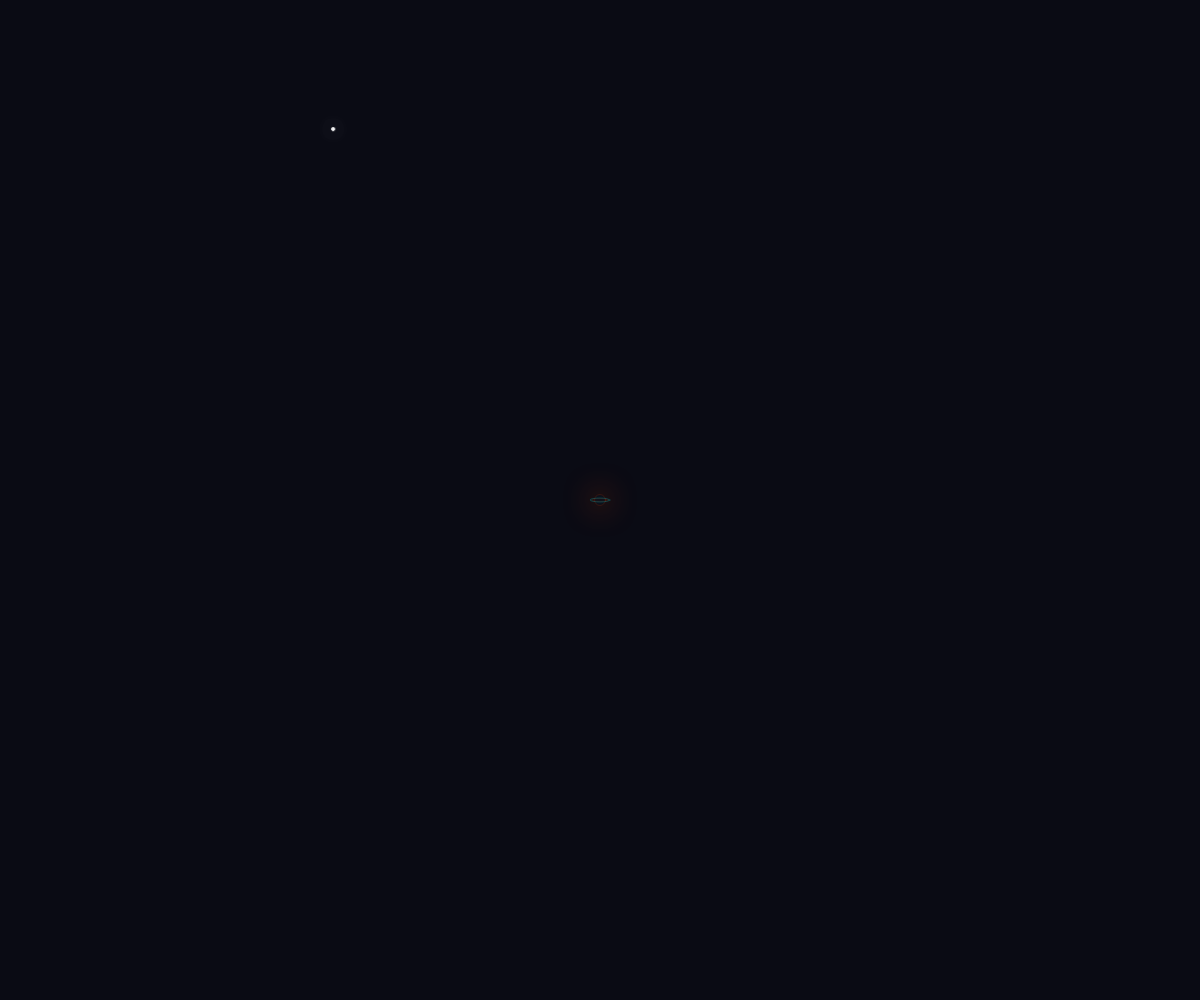
Frame 1 (no input)
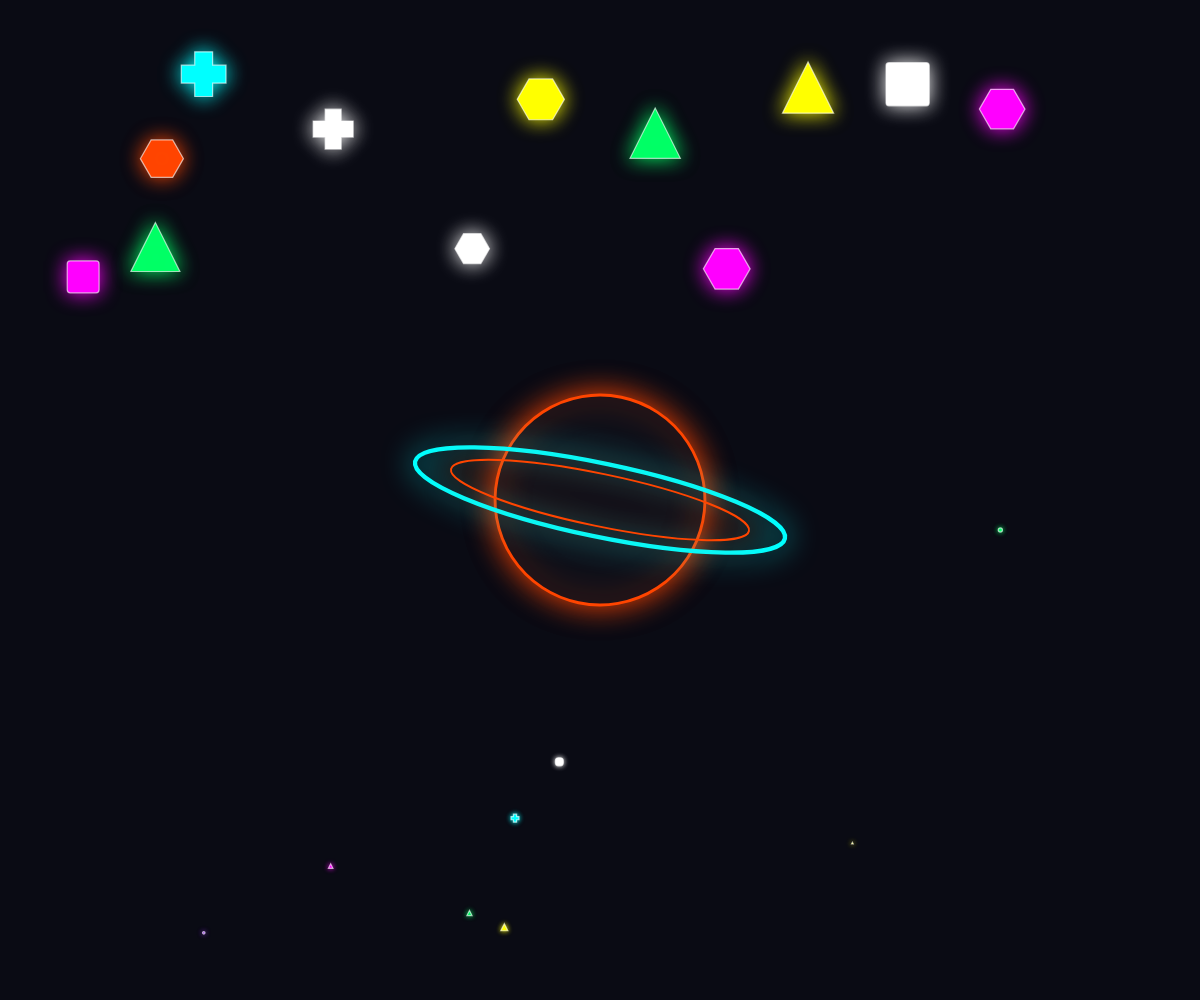
Frame 60 (no input)
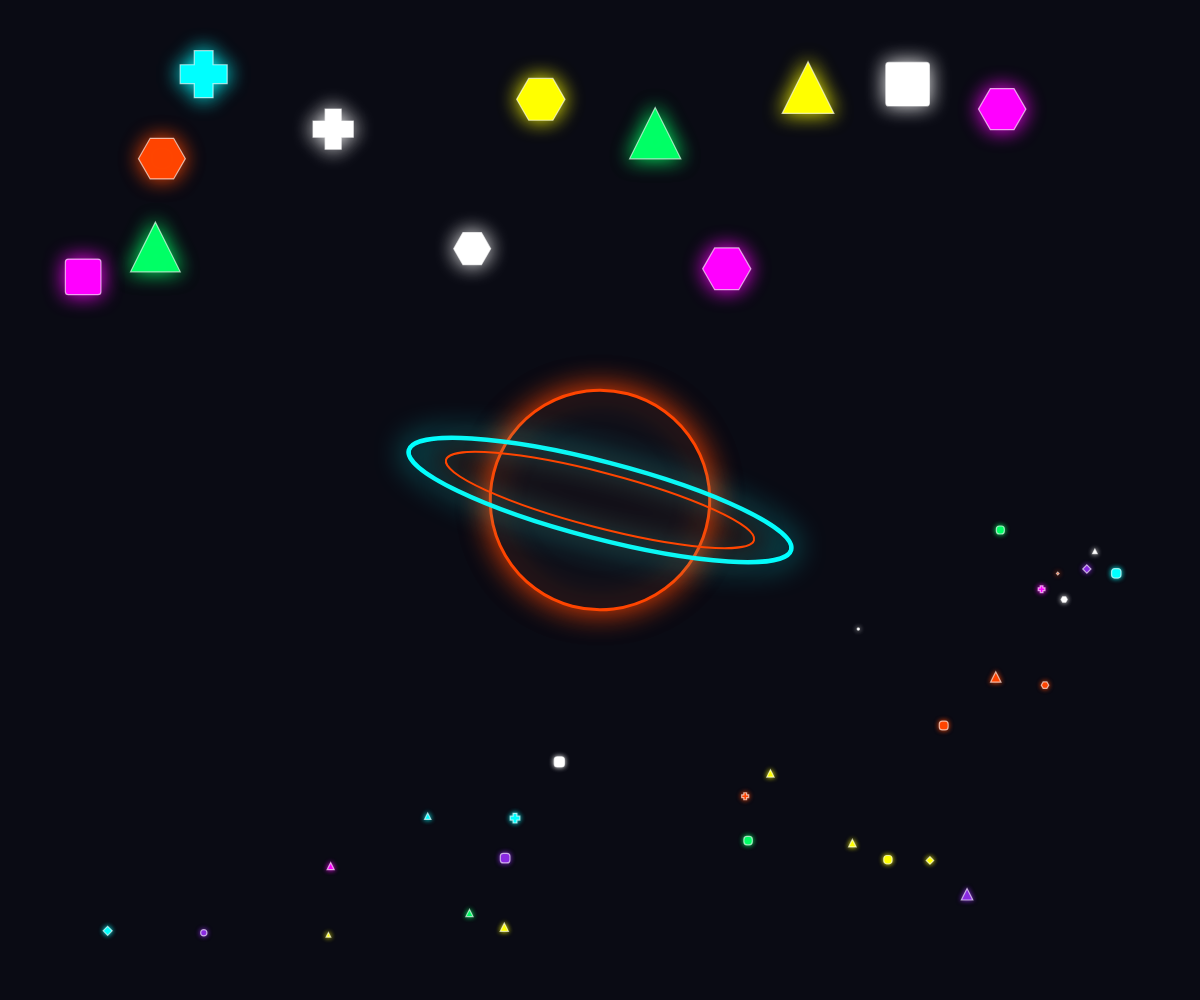
Frame 120 (the mouse pressed at the canvas centre since frame 60)

The p5.js sketch that drew these frames (run headless with seeded random() and noise() and a simulated clock; from frame 60 on, the mouse is pressed at the canvas centre):

// p5.js sketch
// ── sketch.js
/*
  ARTEFATO 3: SISTEMA ESTELAR 
  ----------------------------------------------------------------------
  Conceitos da Aula 3 aplicados:
  - Layout e Proporção por Zonas: Divisão diagonal e simetria de metades.
  - Circle Packing Rígido com Trava de Segurança: Prevenção de loop infinito.
  - Transformações Afins Dinâmicas: Rotação oscilante (gangorra) em Saturno com sin().
  - Interpolação (lerp): Movimento fluido na troca bidirecional exata por clique.
*/

let estrelas = [];
let paletaNeon = ["#ff00ff", "#00ffff", "#ffff00", "#00ff66", "#ffffff", "#ff4500", "#8a2be2"];

let cx, cy, diametroPlaneta;
let escalaPlanetaAtual = 0.0;
let corCorpoPlaneta, corAnelExt, corAnelInt;

function setup() {
  createCanvas(windowWidth, windowHeight);
  
  cx = width / 2;
  cy = height / 2;
  diametroPlaneta = min(width, height) * 0.22; 

  corCorpoPlaneta = random(paletaNeon);
  corAnelExt = random(paletaNeon);
  corAnelInt = random(paletaNeon);

  gerarCeuPerfeito();
}

function draw() {
  background("#0a0b14");
  
  desenharEstrelas();
  desenharSaturnoAnimado();
}

function gerarCeuPerfeito() {
  let tiposForma = ["diamond", "hexagon", "cross", "rect", "triangle"];
  estrelas = []; 

  // --- PASSO 1: GERAR FORMAS GRANDES (Acima da diagonal originalmente) ---
  let numGrandes = 12; 
  let tentativas = 0;
  
  while (estrelas.filter(s => s.tamanhoFinal > 20).length < numGrandes && tentativas < 3000) {
    let x = random(80, width - 80);
    let y = random(60, height / 2 - 40);
    let yDiagonal = (-height / width) * x + height;
    
    if (y < yDiagonal - 30) {
      let tamanhoFinal = random(35, 55);
      let raioForma = tamanhoFinal / 2;
      let distSaturno = dist(x, y, cx, cy);
      let raioSegurancaSaturno = (diametroPlaneta * 1.8) / 2 + 30;
      
      if (distSaturno > raioSegurancaSaturno) {
        let sobrepoe = false;
        for (let f of estrelas) {
          if (dist(x, y, f.x, f.y) < (raioForma + (f.tamanhoFinal / 2) + 25)) {
            sobrepoe = true;
            break;
          }
        }
        
        if (!sobrepoe) {
          estrelas.push({
            x: x, y: y, xDestino: x, yDestino: y,
            tamanhoFinal: tamanhoFinal,
            tipo: random(tiposForma),
            cor: random(paletaNeon),
            escalaAtual: 0.0,
            delay: estrelas.length * 3
          });
        }
      }
    }
    tentativas++;
  }

  // --- PASSO 2: GERAR FORMAS PEQUENAS (Abaixo da diagonal originalmente, aumentadas) ---
  let numPequenas = 35; 
  tentativas = 0;
  
  while (estrelas.filter(s => s.tamanhoFinal <= 10).length < numPequenas && tentativas < 3000) {
    let x = random(40, width - 40);
    let y = random(height / 2, height - 40);
    let yDiagonal = (-height / width) * x + height;
    
    if (y > yDiagonal + 20) {
      // Formas menores aumentadas 
      let tamanhoFinal = random(6, 12);
      let raioForma = tamanhoFinal / 2;
      let distSaturno = dist(x, y, cx, cy);
      let raioSegurancaSaturno = (diametroPlaneta * 1.8) / 2 + 25;
      
      if (distSaturno > raioSegurancaSaturno) {
        let sobrepoe = false;
        for (let f of estrelas) {
          if (dist(x, y, f.x, f.y) < (raioForma + (f.tamanhoFinal / 2) + 10)) {
            sobrepoe = true;
            break;
          }
        }
        
        if (!sobrepoe) {
          estrelas.push({
            x: x, y: y, xDestino: x, yDestino: y,
            tamanhoFinal: tamanhoFinal,
            tipo: random(tiposForma),
            cor: random(paletaNeon),
            escalaAtual: 0.0,
            delay: estrelas.length * 3
          });
        }
      }
    }
    tentativas++;
  }
}

function desenharEstrelas() {
  for (let f of estrelas) {
    let escalaAlvo = (frameCount > f.delay) ? 1.0 : 0.0;
    f.escalaAtual = lerp(f.escalaAtual, escalaAlvo, 0.08);
    
    f.x = lerp(f.x, f.xDestino, 0.1);
    f.y = lerp(f.y, f.yDestino, 0.1);
    
    if (f.escalaAtual < 0.01) continue;

    drawingContext.shadowBlur = f.tamanhoFinal > 15 ? 20 : 5;
    drawingContext.shadowColor = f.cor;
    fill(f.cor);
    stroke(255, 160); 
    strokeWeight(1.2);
    
    push();
    translate(f.x, f.y); 
    let r = (f.tamanhoFinal * f.escalaAtual) / 2;
    
    if (f.tipo === "diamond") {
      beginShape();
      vertex(0, -r);
      vertex(r, 0);
      vertex(0, r);
      vertex(-r, 0);
      endShape(CLOSE);
    } 
    else if (f.tipo === "hexagon") {
      beginShape();
      for (let a = 0; a < TWO_PI; a += PI / 3) {
        vertex(r * cos(a), r * sin(a));
      }
      endShape(CLOSE);
    }
    else if (f.tipo === "cross") {
      let espessura = r * 0.4;
      beginShape();
      vertex(-espessura, -r); vertex(espessura, -r);
      vertex(espessura, -espessura); vertex(r, -espessura);
      vertex(r, espessura); vertex(espessura, espessura);
      vertex(espessura, r); vertex(-espessura, r);
      vertex(-espessura, espessura); vertex(-r, espessura);
      vertex(-r, -espessura); vertex(-espessura, -espessura);
      endShape(CLOSE);
    }
    else if (f.tipo === "rect") {
      rect(-r, -r, r * 2, r * 2, 3);
    } 
    else if (f.tipo === "triangle") {
      triangle(0, -r, -r, r, r, r);
    }
    pop();
  }
  drawingContext.shadowBlur = 0;
}

function desenharSaturnoAnimado() {
  escalaPlanetaAtual = lerp(escalaPlanetaAtual, 1.0, 0.05);

  push();
  translate(cx, cy);
  scale(escalaPlanetaAtual); 
  
  let anguloGangorra = sin(frameCount * 0.015) * radians(15);
  rotate(anguloGangorra); 

  drawingContext.shadowBlur = 30;
  drawingContext.shadowColor = corCorpoPlaneta;
  
  fill("#0f1019");
  stroke(corCorpoPlaneta);
  strokeWeight(3);
  circle(0, 0, diametroPlaneta);
  
  noFill();
  stroke(corAnelExt);
  strokeWeight(4.5);
  drawingContext.shadowColor = corAnelExt;
  ellipse(0, 0, diametroPlaneta * 1.8, diametroPlaneta * 0.35);
  
  stroke(corAnelInt);
  strokeWeight(2);
  drawingContext.shadowColor = corAnelInt;
  ellipse(0, 0, diametroPlaneta * 1.45, diametroPlaneta * 0.25);
  
  pop();
  drawingContext.shadowBlur = 0;
}

/*
  FUNÇÃO MÁGICA: mousePressed()
  Via de mão dupla:
  - Clicou em cima (esquerda) -> troca com uma pequena da direita embaixo e desce.
  - Clicou embaixo (direita) -> troca com uma pequena de cima e sobe.
*/
function mousePressed() {
  for (let f of estrelas) {
    if (f.tamanhoFinal > 20) {
      let d = dist(mouseX, mouseY, f.x, f.y);
      let raioAtual = f.tamanhoFinal / 2;
      
      if (d < raioAtual + 10) {
        let yDiag = (-height / width) * f.x + height;
        let estaEmCima = f.yDestino < yDiag;
        
        let ladoOpostoX = (f.x < width / 2) ? width / 2 : 0;
        let larguraLadoOposto = width / 2;
        
        let formasParceiras;
        if (estaEmCima) {
          formasParceiras = estrelas.filter(s => s.tamanhoFinal <= 10 && s.xDestino > ladoOpostoX && s.xDestino < ladoOpostoX + larguraLadoOposto && s.yDestino > height / 2);
        } else {
          formasParceiras = estrelas.filter(s => s.tamanhoFinal <= 10 && s.xDestino > ladoOpostoX && s.xDestino < ladoOpostoX + larguraLadoOposto && s.yDestino < height / 2);
        }
        
        if (formasParceiras.length === 0) {
          formasParceiras = estrelas.filter(s => s.tamanhoFinal <= 10);
        }
        
        if (formasParceiras.length > 0) {
          let escolhida = random(formasParceiras);
          
          let tempX = f.xDestino;
          let tempY = f.yDestino;
          
          f.xDestino = escolhida.xDestino;
          f.yDestino = escolhida.yDestino;
          
          escolhida.xDestino = tempX;
          escolhida.yDestino = tempY;
        }
        break; 
      }
    }
  }
}

function windowResized() {
  resizeCanvas(windowWidth, windowHeight);
  cx = width / 2;
  cy = height / 2;
  diametroPlaneta = min(width, height) * 0.22;
  
  estrelas = []; 
  gerarCeuPerfeito();
  frameCount = 0; 
  escalaPlanetaAtual = 0.0;
}
